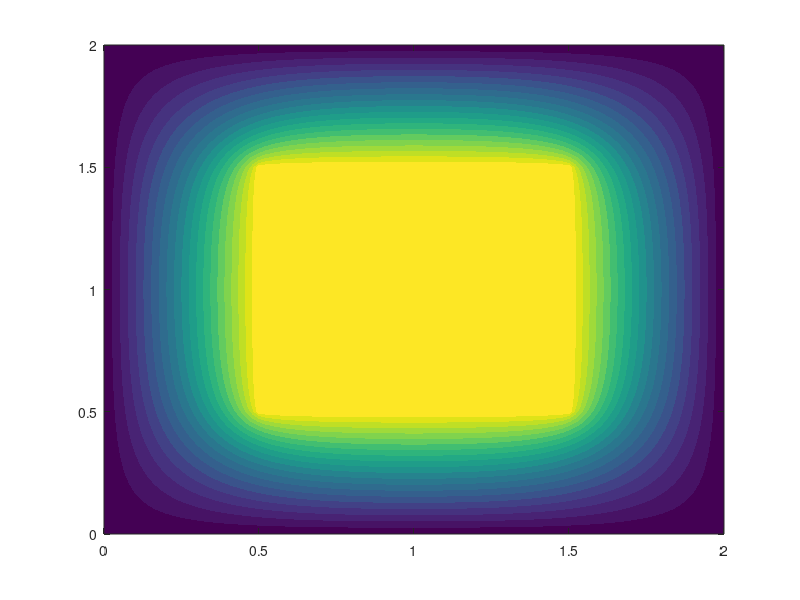

The MATLAB script that drew this image: (Note: this script raises an error after producing the figure.)
% =========================================================================
% Numerical Solution of Laplace's Equation (Finite Difference Method)
% =========================================================================

% 1. Define Domain and Parameters
a = 2; b = 2;           % Outer domain dimensions
x0 = 0.5; y0 = 0.5;     % Inner conductor offset
c = 1; d = 1;           % Inner conductor dimensions
V0 = 100;               % Potential of the inner conductor (Volts)
nx = 101; ny = 101;     % Number of grid points

% Calculate grid spacing
dx = a / (nx - 1);
dy = b / (ny - 1);

% 2. Initialize the Grid
V = zeros(nx, ny);

% Determine grid indices for the inner conductor
x_start = round(x0 / dx) + 1;
x_end = round((x0 + c) / dx) + 1;
y_start = round(y0 / dy) + 1;
y_end = round((y0 + d) / dy) + 1;

% Set the initial boundary condition for the inner conductor
V(x_start:x_end, y_start:y_end) = V0;

% 3. Iterative Numerical Solution (Jacobi Method)
iterative_number = 1000;

% Note: A vectorized approach is used here for professional MATLAB performance
for iter = 1:iterative_number
    % Update potential for all interior points
    V(2:end-1, 2:end-1) = 0.25 * (V(3:end, 2:end-1) + V(1:end-2, 2:end-1) + ...
                                  V(2:end-1, 3:end) + V(2:end-1, 1:end-2));
                                  
    % Re-enforce the fixed potential of the inner conductor
    V(x_start:x_end, y_start:y_end) = V0;
end

% 4. Visualization
X_axis = linspace(0, a, nx);
Y_axis = linspace(0, b, ny);
[X, Y] = meshgrid(X_axis, Y_axis);
V_plot = V'; 

% Figure 1: 2D Contour Plot
figure('Name', '2D Potential Distribution', 'Position', [100, 100, 600, 500]);
contourf(X, Y, V_plot, 20, 'LineColor', 'none');
colormap('parula');
colorbar;
title('2D Equipotential Contours');
xlabel('X-axis'); ylabel('Y-axis');

% Figure 2: 3D Surface Plot
figure('Name', '3D Potential Surface', 'Position', [750, 100, 600, 500]);
surf(X, Y, V_plot, 'EdgeColor', 'none', 'FaceAlpha', 0.8);
colormap('parula');
colorbar;
title('3D Potential Surface');
xlabel('X-axis'); ylabel('Y-axis'); zlabel('Potential (V)');
view(45, 30);
